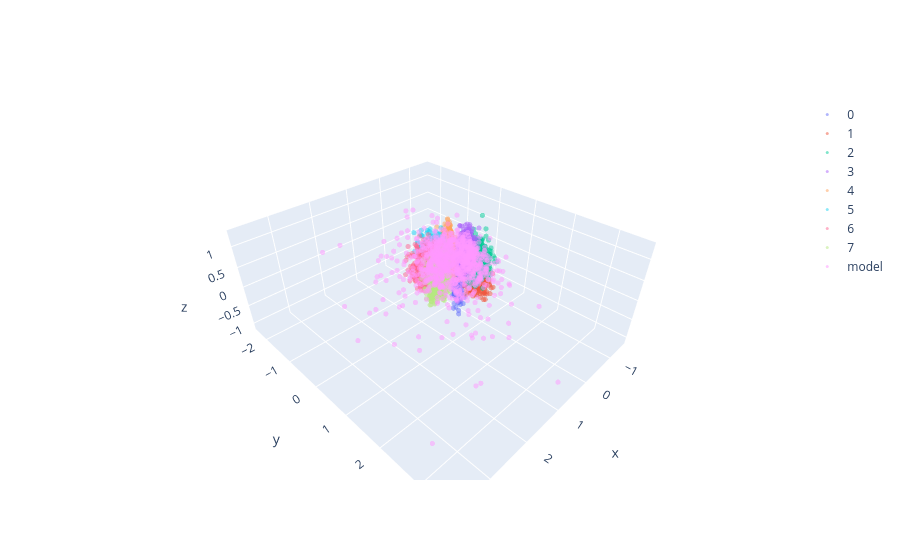
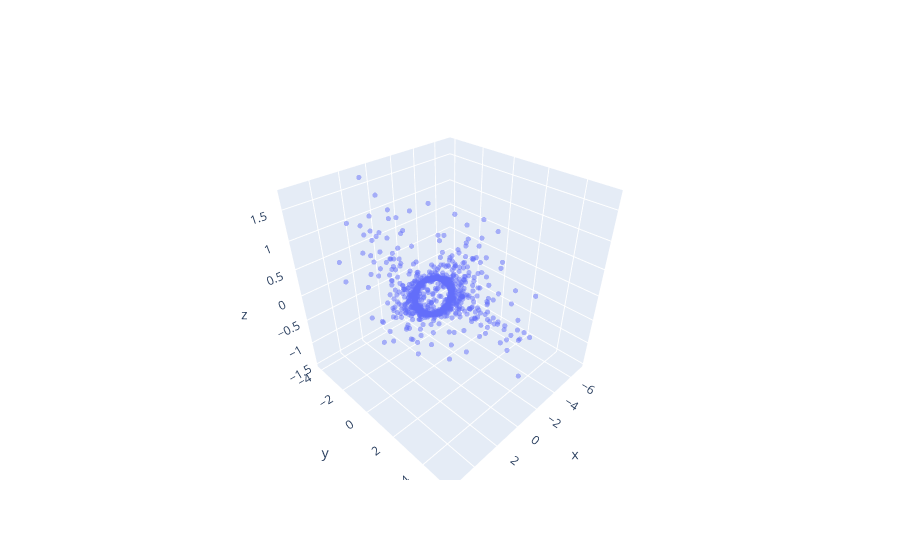

Source (notebook cell) for these figures, in order:
### Code cell
visualize_batch_size_per_mode = 1024
canonical_samples = {
    str(j): study_config.data.sample_class(
        mode_id=j, batch_size=visualize_batch_size_per_mode
    ).to(device)
    for j in range(num_modes)
}


def monitor(state):
    prior = state.prior_config.sample(batch_size=visualize_batch_size_per_mode).to(
        device
    )
    with torch.no_grad():
        model_sample = state.decode(prior)[0]
        fiber = torch.randn_like(model_sample)
        model_latent = state.encode(data=model_sample, fiber=fiber)
    display(
        scatterplot(
            pca_project(
                {
                    k: state.encode(
                        data=v,
                        fiber=torch.randn_like(v),
                    )
                    for k, v in canonical_samples.items()
                }
                | {"model": model_latent},
                pca_dim=3,
            ),
        )
    )
    display(scatterplot(pca_project({"model": model_sample}, pca_dim=3)))


monitor(state)

### Figure 1 — Plotly figure (JSON) as saved in the notebook; plotly's stock layout.template omitted (floating-point values rounded to 4 significant figures; data arrays with more than 128 entries replaced by an {"elided": "..."} marker saying what was removed)
{"data": [{"marker": {"size": 3}, "mode": "markers", "name": "0", "opacity": 0.5, "type": "scatter3d", "x": {"elided": "1024 float values"}, "y": {"elided": "1024 float values"}, "z": {"elided": "1024 float values"}}, {"marker": {"size": 3}, "mode": "markers", "name": "1", "opacity": 0.5, "type": "scatter3d", "x": {"elided": "1024 float values"}, "y": {"elided": "1024 float values"}, "z": {"elided": "1024 float values"}}, {"marker": {"size": 3}, "mode": "markers", "name": "2", "opacity": 0.5, "type": "scatter3d", "x": {"elided": "1024 float values"}, "y": {"elided": "1024 float values"}, "z": {"elided": "1024 float values"}}, {"marker": {"size": 3}, "mode": "markers", "name": "3", "opacity": 0.5, "type": "scatter3d", "x": {"elided": "1024 float values"}, "y": {"elided": "1024 float values"}, "z": {"elided": "1024 float values"}}, {"marker": {"size": 3}, "mode": "markers", "name": "4", "opacity": 0.5, "type": "scatter3d", "x": {"elided": "1024 float values"}, "y": {"elided": "1024 float values"}, "z": {"elided": "1024 float values"}}, {"marker": {"size": 3}, "mode": "markers", "name": "5", "opacity": 0.5, "type": "scatter3d", "x": {"elided": "1024 float values"}, "y": {"elided": "1024 float values"}, "z": {"elided": "1024 float values"}}, {"marker": {"size": 3}, "mode": "markers", "name": "6", "opacity": 0.5, "type": "scatter3d", "x": {"elided": "1024 float values"}, "y": {"elided": "1024 float values"}, "z": {"elided": "1024 float values"}}, {"marker": {"size": 3}, "mode": "markers", "name": "7", "opacity": 0.5, "type": "scatter3d", "x": {"elided": "1024 float values"}, "y": {"elided": "1024 float values"}, "z": {"elided": "1024 float values"}}, {"marker": {"size": 3}, "mode": "markers", "name": "model", "opacity": 0.5, "type": "scatter3d", "x": {"elided": "1024 float values"}, "y": {"elided": "1024 float values"}, "z": {"elided": "1024 float values"}}], "layout": {}}

### Figure 2 — Plotly figure (JSON) as saved in the notebook; plotly's stock layout.template omitted (floating-point values rounded to 4 significant figures; data arrays with more than 128 entries replaced by an {"elided": "..."} marker saying what was removed)
{"data": [{"marker": {"size": 3}, "mode": "markers", "name": "model", "opacity": 0.5, "type": "scatter3d", "x": {"elided": "1024 float values"}, "y": {"elided": "1024 float values"}, "z": {"elided": "1024 float values"}}], "layout": {}}
